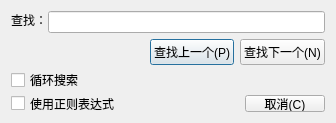
<?xml version="1.0" encoding="UTF-8"?>
<ui version="4.0">
 <class>searchDialog</class>
 <widget class="QDialog" name="searchDialog">
  <property name="geometry">
   <rect>
    <x>0</x>
    <y>0</y>
    <width>336</width>
    <height>123</height>
   </rect>
  </property>
  <property name="minimumSize">
   <size>
    <width>336</width>
    <height>123</height>
   </size>
  </property>
  <property name="maximumSize">
   <size>
    <width>336</width>
    <height>123</height>
   </size>
  </property>
  <property name="windowTitle">
   <string>查找</string>
  </property>
  <property name="windowIcon">
   <iconset resource="resources.qrc">
    <normaloff>:/icons/search_blue.svg</normaloff>:/icons/search_blue.svg</iconset>
  </property>
  <layout class="QVBoxLayout" name="verticalLayout">
   <item>
    <layout class="QFormLayout" name="formLayout">
     <property name="horizontalSpacing">
      <number>1</number>
     </property>
     <item row="0" column="0">
      <widget class="QLabel" name="label">
       <property name="text">
        <string>查找：</string>
       </property>
       <property name="alignment">
        <set>Qt::AlignLeading|Qt::AlignLeft|Qt::AlignTop</set>
       </property>
      </widget>
     </item>
     <item row="0" column="1">
      <widget class="QLineEdit" name="searchLineEdit">
       <property name="alignment">
        <set>Qt::AlignLeading|Qt::AlignLeft|Qt::AlignTop</set>
       </property>
      </widget>
     </item>
    </layout>
   </item>
   <item>
    <layout class="QHBoxLayout" name="horizontalLayout">
     <item>
      <spacer name="horizontalSpacer">
       <property name="orientation">
        <enum>Qt::Horizontal</enum>
       </property>
       <property name="sizeHint" stdset="0">
        <size>
         <width>40</width>
         <height>20</height>
        </size>
       </property>
      </spacer>
     </item>
     <item>
      <widget class="QPushButton" name="preButton">
       <property name="focusPolicy">
        <enum>Qt::ClickFocus</enum>
       </property>
       <property name="text">
        <string>查找上一个(P)</string>
       </property>
       <property name="shortcut">
        <string>P</string>
       </property>
      </widget>
     </item>
     <item>
      <widget class="QPushButton" name="nextButton">
       <property name="focusPolicy">
        <enum>Qt::ClickFocus</enum>
       </property>
       <property name="text">
        <string>查找下一个(N)</string>
       </property>
       <property name="shortcut">
        <string>N</string>
       </property>
      </widget>
     </item>
    </layout>
   </item>
   <item>
    <layout class="QGridLayout" name="gridLayout">
     <item row="0" column="0">
      <widget class="QCheckBox" name="repeatCheckBox">
       <property name="focusPolicy">
        <enum>Qt::NoFocus</enum>
       </property>
       <property name="text">
        <string>循环搜索</string>
       </property>
      </widget>
     </item>
     <item row="1" column="0">
      <widget class="QCheckBox" name="regexCheckBox">
       <property name="focusPolicy">
        <enum>Qt::NoFocus</enum>
       </property>
       <property name="text">
        <string>使用正则表达式</string>
       </property>
      </widget>
     </item>
     <item row="1" column="1">
      <spacer name="horizontalSpacer_2">
       <property name="orientation">
        <enum>Qt::Horizontal</enum>
       </property>
       <property name="sizeHint" stdset="0">
        <size>
         <width>40</width>
         <height>20</height>
        </size>
       </property>
      </spacer>
     </item>
     <item row="1" column="2">
      <widget class="QPushButton" name="pushButton_3">
       <property name="focusPolicy">
        <enum>Qt::ClickFocus</enum>
       </property>
       <property name="text">
        <string>取消(C)</string>
       </property>
       <property name="shortcut">
        <string>C</string>
       </property>
      </widget>
     </item>
    </layout>
   </item>
  </layout>
 </widget>
 <resources>
  <include location="resources.qrc"/>
 </resources>
 <connections>
  <connection>
   <sender>pushButton_3</sender>
   <signal>clicked()</signal>
   <receiver>searchDialog</receiver>
   <slot>reject()</slot>
   <hints>
    <hint type="sourcelabel">
     <x>292</x>
     <y>101</y>
    </hint>
    <hint type="destinationlabel">
     <x>219</x>
     <y>78</y>
    </hint>
   </hints>
  </connection>
 </connections>
</ui>
